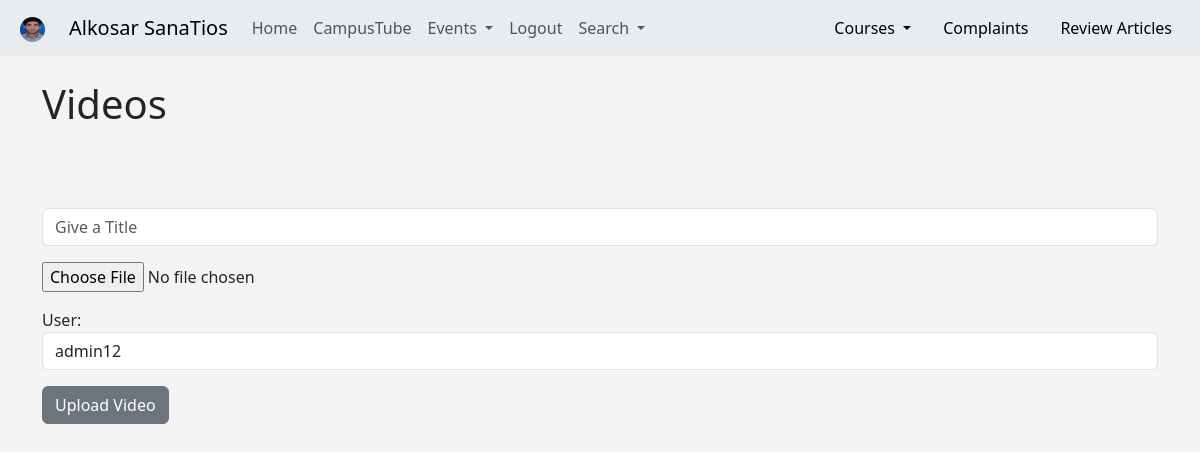
The app's page /video/ (signed in), older data.
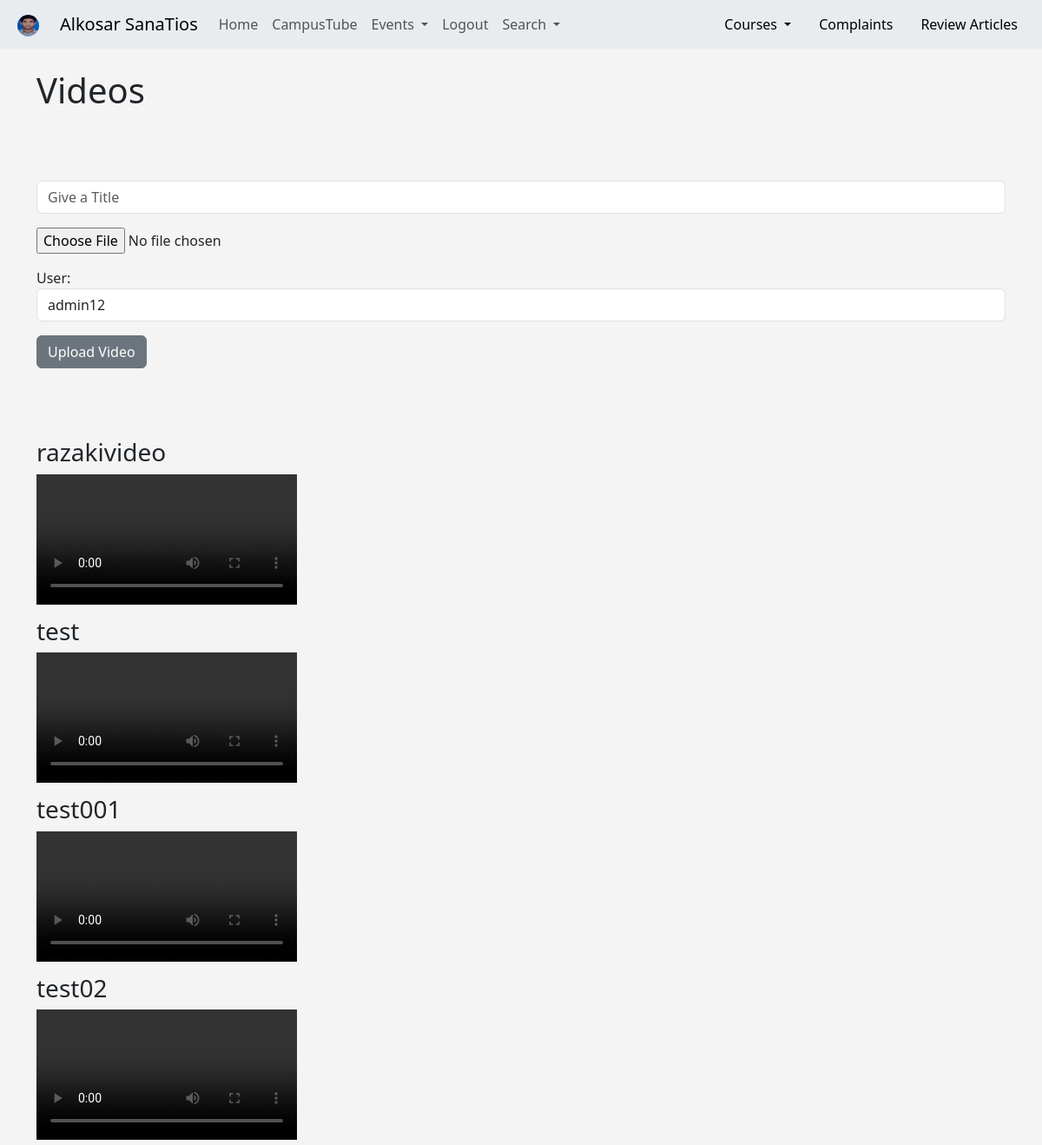
The same page, newer data.
### home/models.py (models this page shows, shortened)
class Video(models.Model):
    user = models.ForeignKey(User, related_name= "videos", on_delete= models.CASCADE)
    caption = models.CharField(max_length=300)
    video=models.FileField(upload_to="video/%y", validators=[file_size])
    created_at = models.DateTimeField(auto_now_add = True)

### home/views.py (the view)
# urls.py: path('video/', views.video, name = 'video'),
def video(request):
    all_video=Video.objects.all().order_by("-created_at")
    if request.method == "POST":
        form=Video_form(data=request.POST, files= request.FILES)
        if form.is_valid():
            form.save()
            messages.success(request, "Uploaded Successfully....!")
            return redirect('home')
    else:
        form = Video_form()
    return render (request, 'home/video.html', {"form": form, 'all_video': all_video})

### home/forms.py
class Video_form(forms.ModelForm):
    class Meta:
        model=Video
        fields  = ('caption', 'video', 'user')
        labels = {
            'caption': '',
            'video':'',
        }
        widgets = {
            'caption': forms.TextInput(attrs= {'class': 'form-control', 'placeholder':'Give a Title'}),
             'user' : forms.TextInput(attrs= {'class': 'form-control', 'value':'', 'id' : 'elder'}),
        }

### home/templates/home/video.html (shortened to what this page needs)
{% extends 'home/base.html' %}
{% load static %}
{% block content %}
	<h1>Videos</h1>
<br/>
	<div class="mt-5">
<form action="." method=POST enctype="multipart/form-data">
  	{{ form.as_p }}
  <button type="submit" class="btn btn-secondary">Upload Video</button>
</form>
</div>
<br><br><br>
{% for x in all_video %}
<div>
 <h3 class="text-left mt-2 mb-2 ">  {{ x.caption }}  </h3>
<video class="embed-responsive embed-responsive-1by1 " controls=" controls">
    <source src="{{ x.video.url }}" type="video/mp4" target="new">
</video>
</div>
{% endfor %}
 </div>
{% endblock %}

Row changes from the older to the newer data that the page shows:
added Video: caption "razakivideo"
added Video: caption "test"
added Video: caption "test001"
added Video: caption "test02"
